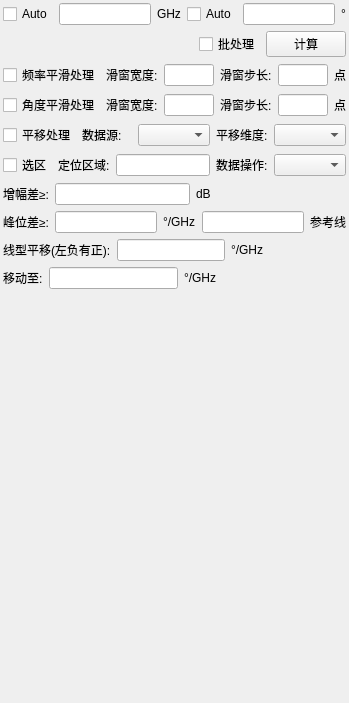
<?xml version="1.0" encoding="UTF-8"?>
<ui version="4.0">
 <class>DataTranslationAline</class>
 <widget class="QWidget" name="DataTranslationAline">
  <property name="geometry">
   <rect>
    <x>0</x>
    <y>0</y>
    <width>349</width>
    <height>703</height>
   </rect>
  </property>
  <property name="windowTitle">
   <string>Form</string>
  </property>
  <layout class="QVBoxLayout" name="verticalLayout">
   <property name="leftMargin">
    <number>3</number>
   </property>
   <property name="topMargin">
    <number>3</number>
   </property>
   <property name="rightMargin">
    <number>3</number>
   </property>
   <property name="bottomMargin">
    <number>3</number>
   </property>
   <item>
    <layout class="QHBoxLayout" name="horizontalLayout">
     <item>
      <widget class="QCheckBox" name="checkBoxFreqParaSmoothAlignAll">
       <property name="text">
        <string>Auto</string>
       </property>
      </widget>
     </item>
     <item>
      <widget class="QLineEdit" name="textBoxSmoothAlignf_para"/>
     </item>
     <item>
      <widget class="QLabel" name="label">
       <property name="text">
        <string>GHz</string>
       </property>
      </widget>
     </item>
     <item>
      <widget class="QCheckBox" name="checkBoxAziParaSmoothAlignAll">
       <property name="text">
        <string>Auto</string>
       </property>
      </widget>
     </item>
     <item>
      <widget class="QLineEdit" name="textBoxSmoothAlignaz_para"/>
     </item>
     <item>
      <widget class="QLabel" name="label_2">
       <property name="text">
        <string>°</string>
       </property>
      </widget>
     </item>
    </layout>
   </item>
   <item>
    <layout class="QHBoxLayout" name="horizontalLayout_8">
     <item>
      <spacer name="horizontalSpacer">
       <property name="orientation">
        <enum>Qt::Horizontal</enum>
       </property>
       <property name="sizeHint" stdset="0">
        <size>
         <width>40</width>
         <height>20</height>
        </size>
       </property>
      </spacer>
     </item>
     <item>
      <widget class="QCheckBox" name="checkBoxBatchSmoothAndAlign">
       <property name="text">
        <string>批处理</string>
       </property>
      </widget>
     </item>
     <item>
      <widget class="QPushButton" name="ButtonSmoothAndAlign">
       <property name="text">
        <string>计算</string>
       </property>
      </widget>
     </item>
    </layout>
   </item>
   <item>
    <layout class="QHBoxLayout" name="horizontalLayout_2">
     <item>
      <widget class="QCheckBox" name="checkBoxFreqSmooth_SmoothAlign">
       <property name="text">
        <string>频率平滑处理</string>
       </property>
      </widget>
     </item>
     <item>
      <widget class="QLabel" name="label_3">
       <property name="text">
        <string>滑窗宽度:</string>
       </property>
      </widget>
     </item>
     <item>
      <widget class="QLineEdit" name="textBoxFreqSmoothWidth_SmoothAlign"/>
     </item>
     <item>
      <widget class="QLabel" name="label_4">
       <property name="text">
        <string>滑窗步长:</string>
       </property>
      </widget>
     </item>
     <item>
      <widget class="QLineEdit" name="textBoxFreqSmoothStep_SmoothAlign"/>
     </item>
     <item>
      <widget class="QLabel" name="label_5">
       <property name="text">
        <string>点</string>
       </property>
      </widget>
     </item>
    </layout>
   </item>
   <item>
    <layout class="QHBoxLayout" name="horizontalLayout_3">
     <item>
      <widget class="QCheckBox" name="checkBoxAzimSmooth_SmoothAlign">
       <property name="text">
        <string>角度平滑处理</string>
       </property>
      </widget>
     </item>
     <item>
      <widget class="QLabel" name="label_6">
       <property name="text">
        <string>滑窗宽度:</string>
       </property>
      </widget>
     </item>
     <item>
      <widget class="QLineEdit" name="textBoxAzimSmoothWidth_SmoothAlign"/>
     </item>
     <item>
      <widget class="QLabel" name="label_7">
       <property name="text">
        <string>滑窗步长:</string>
       </property>
      </widget>
     </item>
     <item>
      <widget class="QLineEdit" name="textBoxAzimSmoothStep_SmoothAlign"/>
     </item>
     <item>
      <widget class="QLabel" name="label_8">
       <property name="text">
        <string>点</string>
       </property>
      </widget>
     </item>
    </layout>
   </item>
   <item>
    <layout class="QHBoxLayout" name="horizontalLayout_4">
     <item>
      <widget class="QCheckBox" name="checkBoxDataShiftOperate_Flag">
       <property name="text">
        <string>平移处理</string>
       </property>
      </widget>
     </item>
     <item>
      <widget class="QLabel" name="label_9">
       <property name="text">
        <string>数据源:</string>
       </property>
      </widget>
     </item>
     <item>
      <widget class="QComboBox" name="comboBoxProcesDataType_DataSmoothAlign"/>
     </item>
     <item>
      <widget class="QLabel" name="label_10">
       <property name="text">
        <string>平移维度:</string>
       </property>
      </widget>
     </item>
     <item>
      <widget class="QComboBox" name="comboBoxDataShiftDimension"/>
     </item>
    </layout>
   </item>
   <item>
    <layout class="QHBoxLayout" name="horizontalLayout_5">
     <item>
      <widget class="QCheckBox" name="checkBoxEffective_angletype">
       <property name="text">
        <string>选区</string>
       </property>
      </widget>
     </item>
     <item>
      <widget class="QLabel" name="label_11">
       <property name="text">
        <string>定位区域:</string>
       </property>
      </widget>
     </item>
     <item>
      <widget class="QLineEdit" name="textBoxDataAlign_Sector"/>
     </item>
     <item>
      <widget class="QLabel" name="label_12">
       <property name="text">
        <string>数据操作:</string>
       </property>
      </widget>
     </item>
     <item>
      <widget class="QComboBox" name="comboBoxDataShiftType"/>
     </item>
    </layout>
   </item>
   <item>
    <layout class="QHBoxLayout" name="horizontalLayout_6">
     <item>
      <widget class="QLabel" name="label_14">
       <property name="text">
        <string>增幅差≥:</string>
       </property>
      </widget>
     </item>
     <item>
      <widget class="QLineEdit" name="textBoxPeak_value_tolerce"/>
     </item>
     <item>
      <widget class="QLabel" name="label_16">
       <property name="text">
        <string>dB</string>
       </property>
      </widget>
     </item>
     <item>
      <spacer name="horizontalSpacer_2">
       <property name="orientation">
        <enum>Qt::Horizontal</enum>
       </property>
       <property name="sizeHint" stdset="0">
        <size>
         <width>40</width>
         <height>20</height>
        </size>
       </property>
      </spacer>
     </item>
    </layout>
   </item>
   <item>
    <layout class="QHBoxLayout" name="horizontalLayout_7">
     <item>
      <widget class="QLabel" name="label_15">
       <property name="text">
        <string>峰位差≥:</string>
       </property>
      </widget>
     </item>
     <item>
      <widget class="QLineEdit" name="textBoxPeak_distence_tolerce"/>
     </item>
     <item>
      <widget class="QLabel" name="label_13">
       <property name="text">
        <string>°/GHz</string>
       </property>
      </widget>
     </item>
     <item>
      <widget class="QLineEdit" name="textBoxtextBoxAlignFreqOrAziValue"/>
     </item>
     <item>
      <widget class="QLabel" name="label_17">
       <property name="text">
        <string>参考线</string>
       </property>
      </widget>
     </item>
    </layout>
   </item>
   <item>
    <layout class="QHBoxLayout" name="horizontalLayout_9">
     <item>
      <widget class="QLabel" name="label_19">
       <property name="text">
        <string>线型平移(左负有正):</string>
       </property>
      </widget>
     </item>
     <item>
      <widget class="QLineEdit" name="textBoxDatashiftAngle"/>
     </item>
     <item>
      <widget class="QLabel" name="label_18">
       <property name="text">
        <string>°/GHz</string>
       </property>
      </widget>
     </item>
     <item>
      <spacer name="horizontalSpacer_4">
       <property name="orientation">
        <enum>Qt::Horizontal</enum>
       </property>
       <property name="sizeHint" stdset="0">
        <size>
         <width>40</width>
         <height>20</height>
        </size>
       </property>
      </spacer>
     </item>
    </layout>
   </item>
   <item>
    <layout class="QHBoxLayout" name="horizontalLayout_10">
     <item>
      <widget class="QLabel" name="label_21">
       <property name="text">
        <string>移动至:</string>
       </property>
      </widget>
     </item>
     <item>
      <widget class="QLineEdit" name="textBoxDatashiftToAngle"/>
     </item>
     <item>
      <widget class="QLabel" name="label_20">
       <property name="text">
        <string>°/GHz</string>
       </property>
      </widget>
     </item>
     <item>
      <spacer name="horizontalSpacer_3">
       <property name="orientation">
        <enum>Qt::Horizontal</enum>
       </property>
       <property name="sizeHint" stdset="0">
        <size>
         <width>40</width>
         <height>20</height>
        </size>
       </property>
      </spacer>
     </item>
    </layout>
   </item>
   <item>
    <spacer name="verticalSpacer">
     <property name="orientation">
      <enum>Qt::Vertical</enum>
     </property>
     <property name="sizeHint" stdset="0">
      <size>
       <width>20</width>
       <height>411</height>
      </size>
     </property>
    </spacer>
   </item>
  </layout>
 </widget>
 <resources/>
 <connections/>
</ui>
